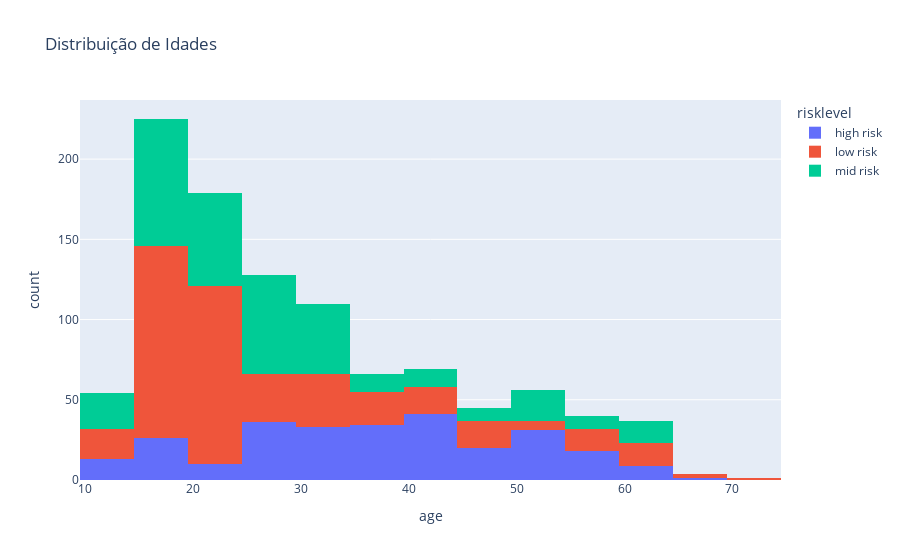

This figure's notebook cell:
### Markdown cell above
<h1 style="text-align:center;color:red;">Analise da Idade </h1>

### Code cell
age = round(df.age.describe())
fig = px.histogram(df, x='age', nbins=30, title='Distribuição de Idades', color='risklevel')
fig.show()
print(age)

### Figure 1 — Plotly figure (JSON) as saved in the notebook; plotly's stock layout.template omitted (floating-point values rounded to 4 significant figures; data arrays with more than 128 entries replaced by an {"elided": "..."} marker saying what was removed)
{"data": [{"alignmentgroup": "True", "bingroup": "x", "hovertemplate": "risklevel=high risk<br>age=%{x}<br>count=%{y}<extra></extra>", "legendgroup": "high risk", "marker": {"color": "#636efa", "pattern": {"shape": ""}}, "name": "high risk", "nbinsx": 30, "offsetgroup": "high risk", "orientation": "v", "showlegend": true, "type": "histogram", "x": {"elided": "272 int values"}, "xaxis": "x", "yaxis": "y"}, {"alignmentgroup": "True", "bingroup": "x", "hovertemplate": "risklevel=low risk<br>age=%{x}<br>count=%{y}<extra></extra>", "legendgroup": "low risk", "marker": {"color": "#EF553B", "pattern": {"shape": ""}}, "name": "low risk", "nbinsx": 30, "offsetgroup": "low risk", "orientation": "v", "showlegend": true, "type": "histogram", "x": {"elided": "406 int values"}, "xaxis": "x", "yaxis": "y"}, {"alignmentgroup": "True", "bingroup": "x", "hovertemplate": "risklevel=mid risk<br>age=%{x}<br>count=%{y}<extra></extra>", "legendgroup": "mid risk", "marker": {"color": "#00cc96", "pattern": {"shape": ""}}, "name": "mid risk", "nbinsx": 30, "offsetgroup": "mid risk", "orientation": "v", "showlegend": true, "type": "histogram", "x": {"elided": "336 int values"}, "xaxis": "x", "yaxis": "y"}], "layout": {"barmode": "relative", "legend": {"title": {"text": "risklevel"}, "tracegroupgap": 0}, "title": {"text": "Distribuição de Idades"}, "xaxis": {"anchor": "y", "domain": [0, 1], "title": {"text": "age"}}, "yaxis": {"anchor": "x", "domain": [0, 1], "title": {"text": "count"}}}}
